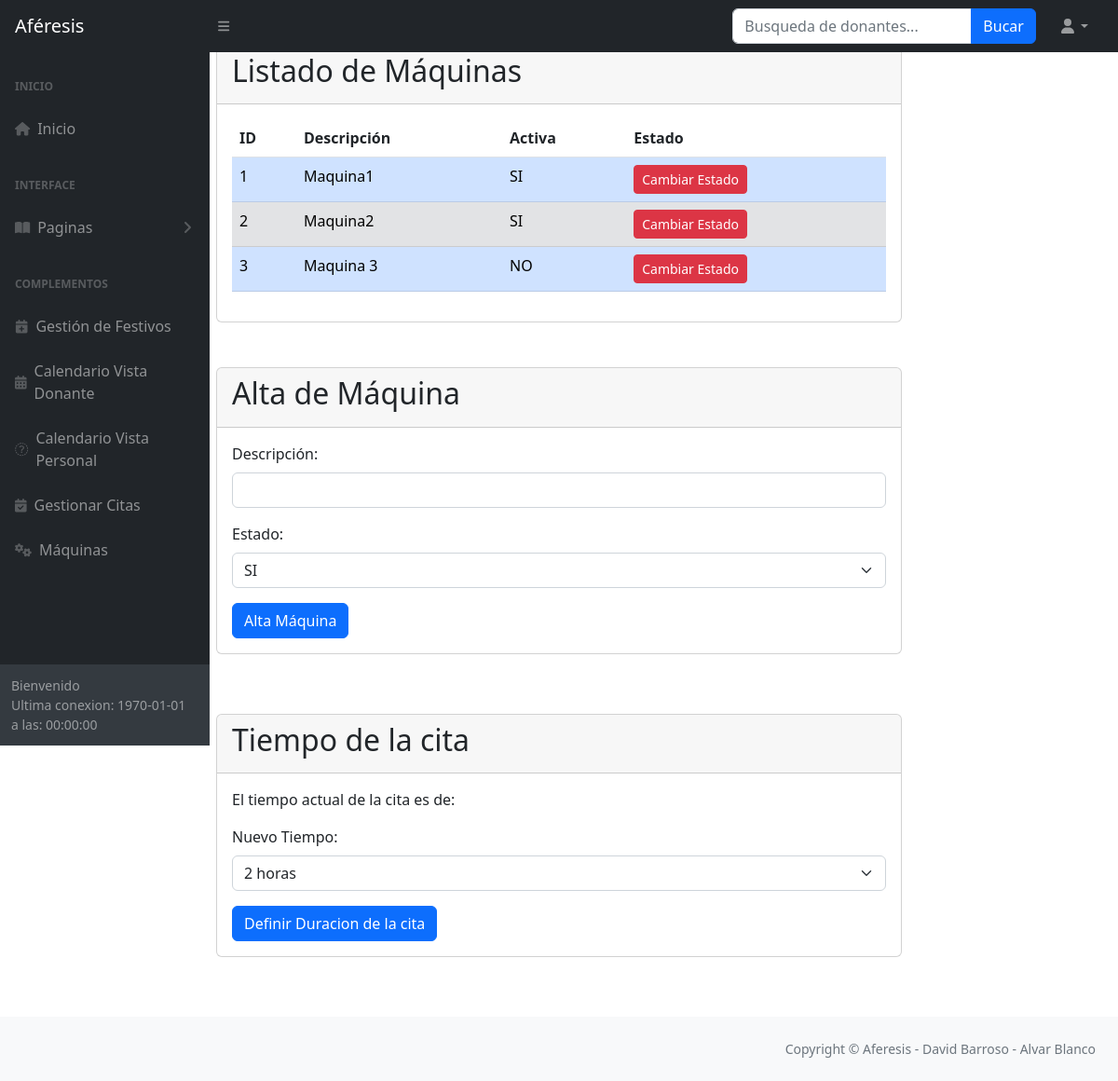
Screenshot of /aferesis/startbootstrap-sb-admin-gh-pages/opcionesMaquinas.php with the database file from the repository.
### tables this page shows
CREATE TABLE IF NOT EXISTS `maquina` (
  `id_maquina` int(11) NOT NULL AUTO_INCREMENT,
  `descripcion_maquina` varchar(50) DEFAULT NULL,
  `activa` varchar(3) DEFAULT NULL,
  PRIMARY KEY (`id_maquina`)
);

### aferesis/startbootstrap-sb-admin-gh-pages/Maquina.php (the view, shortened to what this page needs)
<?php
class Maquinas
{
    private $pdo;
    public function __construct()
    {
        $host = '10.35.50.118';
        $port = '3306';
        $dbname = 'aferesis';
        $username = 'root';
        $password = '12mariadb';
        try {
            $dsn = "mysql:host=$host;port=$port;dbname=$dbname;charset=utf8";
            $this->pdo = new PDO($dsn, $username, $password);
            $this->pdo->setAttribute(PDO::ATTR_ERRMODE, PDO::ERRMODE_EXCEPTION);
        } catch (PDOException $e) {
            echo "Error: en la conexión a la base de datos " . $e->getMessage();
        }
    }
    public function listarMaquinas()
    {
        try {
            $query = "SELECT * FROM maquina";
            $stmt = $this->pdo->prepare($query);
            $stmt->execute();
            $maquinas = $stmt->fetchAll(PDO::FETCH_ASSOC);
            $output = '<table class="table">';
            $output .= '<thead><tr><th>ID</th><th>Descripción</th><th>Activa</th><th>Estado</th></tr></thead>';
            $output .= '<tbody>';
            $alternate = true;
            foreach ($maquinas as $maquina) {
                $row_class = $alternate ? 'table-primary' : 'table-secondary';
                $output .= '<tr class="' . $row_class . ' clickable-row" data-id="' . $maquina['id_maquina'] . '">';
                $id_maquina = substr($maquina['id_maquina'], -5);
                $output .= '<td>' . $id_maquina . '</td>';
                $output .= '<td>' . $maquina['descripcion_maquina'] . '</td>';
                $output .= '<td>' . $maquina['activa'] . '</td>';
                $output .= '<td>';
                $output .= '<form method="post">';
                $output .= '<input type="hidden" name="id_maquina" value="' . $maquina['id_maquina'] . '">';
                $output .= '<input type="hidden" name="estado_actual" value="' . $maquina['activa'] . '">';
                $output .= '<button type="submit" class="btn btn-sm btn-danger" name="boton_presionado" value="true">Cambiar Estado</button>';
                $output .= '</form>';
                $output .= '</td>';
                $output .= '</tr>';
                $alternate = !$alternate;
            }
            $output .= '</tbody></table>';
            return $output;
        } catch (PDOException $e) {
            return "Error: en la conexión a la base de datos " . $e->getMessage();
        }
    }
}
?>

### rows the page displays
maquina: id_maquina "1", descripcion_maquina "Maquina1", activa "SI"
maquina: id_maquina "2", descripcion_maquina "Maquina2", activa "SI"
maquina: id_maquina "3", descripcion_maquina "Maquina 3", activa "NO"

### other values shown
$fechaFormateada "1970-01-01"
$horaFormateada "00:00:00"
